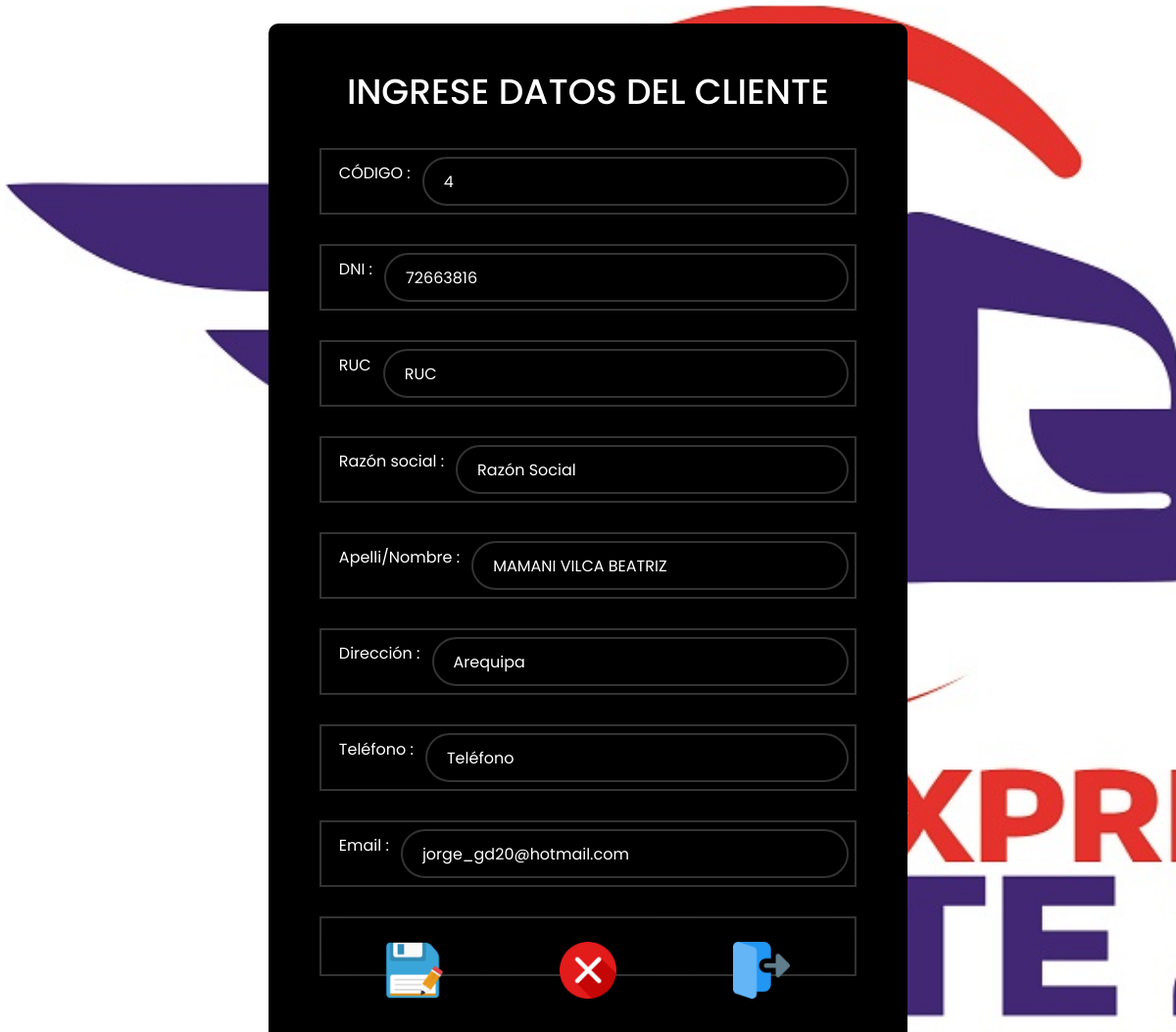
The app's page /Cmodifica_cliente.php?codigo=4 (signed in) with its own data.
### tables this page shows
CREATE TABLE `fmclinic` (
  `CODC` int(5) NOT NULL,
  `NOMB` varchar(200) DEFAULT NULL,
  `RAZON_SOCIAL` varchar(200) DEFAULT NULL,
  `FENA` date DEFAULT NULL,
  `NRUC` varchar(20) DEFAULT NULL,
  `DNI` varchar(8) DEFAULT NULL,
  `DIRE` varchar(200) DEFAULT NULL,
  `FONO` varchar(20) DEFAULT NULL,
  `fecha_actualizacion` timestamp NULL DEFAULT current_timestamp() ON UPDATE current_timestamp(),
  `EMAIL` varchar(200) DEFAULT NULL
);

### Clases/Cliente.php (called while the page is built, shortened)
<?php
class Cliente {
		private $con;
		public function conectar_db($cn){
			$this->con = $cn;
		}
        public function busca($id){
			$sql = "SELECT * FROM fmclinic where CODC='$id'";
			$res = mysqli_query($this->con, $sql);
			$return = mysqli_fetch_array($res );
			return $return ;
		}
    }

### Cmodifica_cliente.php (the view, shortened to what this page needs)
<?php
$codigo=$_GET["codigo"];
include_once('includes/acceso.php');
include_once('Clases/Cliente.php');
$conexion = connect_db();
$cliente = new Cliente();
$cliente->conectar_db($conexion);
$datos=$cliente->busca($codigo);
?>
<!DOCTYPE html>
    <html>
        <head>
            <link rel="stylesheet" href="https://cdn.jsdelivr.net/npm/bootstrap@4.6.1/dist/css/bootstrap.min.css">
            <link rel="stylesheet" href="Css/loginnn.css">
        </head>
        <body>
            <div class="wrapper">
                <form id="miFormulario" method="POST" action="procesos.php?pagina_anterior=<?php echo urlencode($_SERVER['PHP_SELF']); ?>">
                    <h1>INGRESE DATOS DEL CLIENTE</h1>
                    <div class="input-box">
                        <p>CÓDIGO :</p>
                        <input id="Codigo" type="text" name="Codigo" value="<?php echo $codigo;?>" readonly>
                    </div>
                    <div class="input-box">
                        <p>DNI :</p>
                        <input id="DNI" type="text" name="DNI" placeholder="DNI" value="<?php echo $datos['DNI'];?>" autofocus oninput="validarCodigo(this)" onkeypress="return handleEnter(event, 'RUC')" maxlength="8">
                    </div>
                    <div class="input-box">
                        <p>RUC</p>
                        <input id="RUC" type="text" name="RUC" placeholder="RUC" value="<?php echo $datos['NRUC'];?>" oninput="validarCodigo(this)" onKeypress = "return handleEnter(event, 'Razon_social')">
                    </div>
                    <div class="input-box">
                        <p>Razón social :</p>
                        <input id="Razon_social" type="text" name="Razon_social" placeholder="Razón Social" value ="<?php echo $datos['RAZON_SOCIAL'];?>" onkeypress="return handleEnter(event, 'Nombre')">
                    </div>
                    <div class="input-box">
                        <p>Apelli/Nombre :</p>
                        <input id="Nombre" type="text" name="Nombre" placeholder="Nombre" value="<?php echo $datos['NOMB'];?>" onkeypress="return handleEnter(event, 'Direccion')">
                    </div>
                    <div class="input-box">
                        <p>Dirección :</p>
                        <input id="Direccion" type="text" name="Direccion" placeholder="Dirección" value="<?php echo $datos['DIRE'];?>" onkeypress="return handleEnter(event, 'Telefono')">
                    </div>
                    <div class="input-box">
                        <p>Teléfono :</p>
                        <input id="Telefono" type="text" name="Telefono" placeholder="Teléfono" value="<?php echo $datos['FONO'];?>" oninput="validarCodigo(this)" onkeypress="return handleEnter(event, 'Email')">
                    </div>
                    <div class="input-box">
                        <p>Email :</p>
                        <input id="Email" type="text" name="Email" placeholder="Email" value="<?php echo $datos['EMAIL'];?>">
                    </div>
                    <div class="input-box">
                        <button type="submit" name="modifica_cliente" class="btn"><img id="image" src="img/guardar.png" alt="Image 1" width="70px" height="70px"></button>
                        <button type="submit" name="cancel" class="btn"><img id="image" src="img/eliminar.png" alt="Image 2" width="70px" height="70px"></button>
                        <button type="submit" name="volver" class="btn"><img id="image" src="img/salir.png" alt="Image 3" width="70px" height="70px"></button>
                    </div>
                </form>
            </div>
        </body>
    </html>

### Css/loginnn.css (style rules this page uses)
* { margin: 6px; padding: 6px; box-sizing: border-box; font-family: "Poppins", sans-serif; }
body { display: flex; justify-content: center; align-items: center; min-height: 100vh; background: url('carro.png'); background-size: cover; }
.wrapper { align-items: center; background: rgb(0, 0, 0); color: #fff; border-radius: 10px; padding: 30px 40px; display: inline-flex; flex-direction: column; }
.wrapper h1 { font-size: 36px; text-align: center; }
.wrapper .input-box { border: 2px solid rgba(255, 255, 255, 0.2); display: flex; align-items: center; margin: 30px 0; }
.wrapper .input-box input { flex: 1; height: 50px; background: transparent; border: none; outline: none; border: 2px solid rgba(255, 255, 255, 0.2); border-radius: 40px; font-size: 16px; color: #fff; padding: 20px 45px 20px 20px; }
.wrapper .input-box input::placeholder { color: #fff; }
.wrapper .btn { width: 100%; height: 45px; background: rgb(0, 0, 0); border: none; outline: none; border-radius: 40px; box-shadow: 0 0 10px rgba(0, 0, 0, 0.1); cursor: pointer; font-size: 16px; color: #333; font-weight: 600; }

### records on screen
fmclinic: DNI "72663816", Nombre "MAMANI VILCA BEATRIZ", Direccion "Arequipa", Email "jorge_gd20@hotmail.com"
